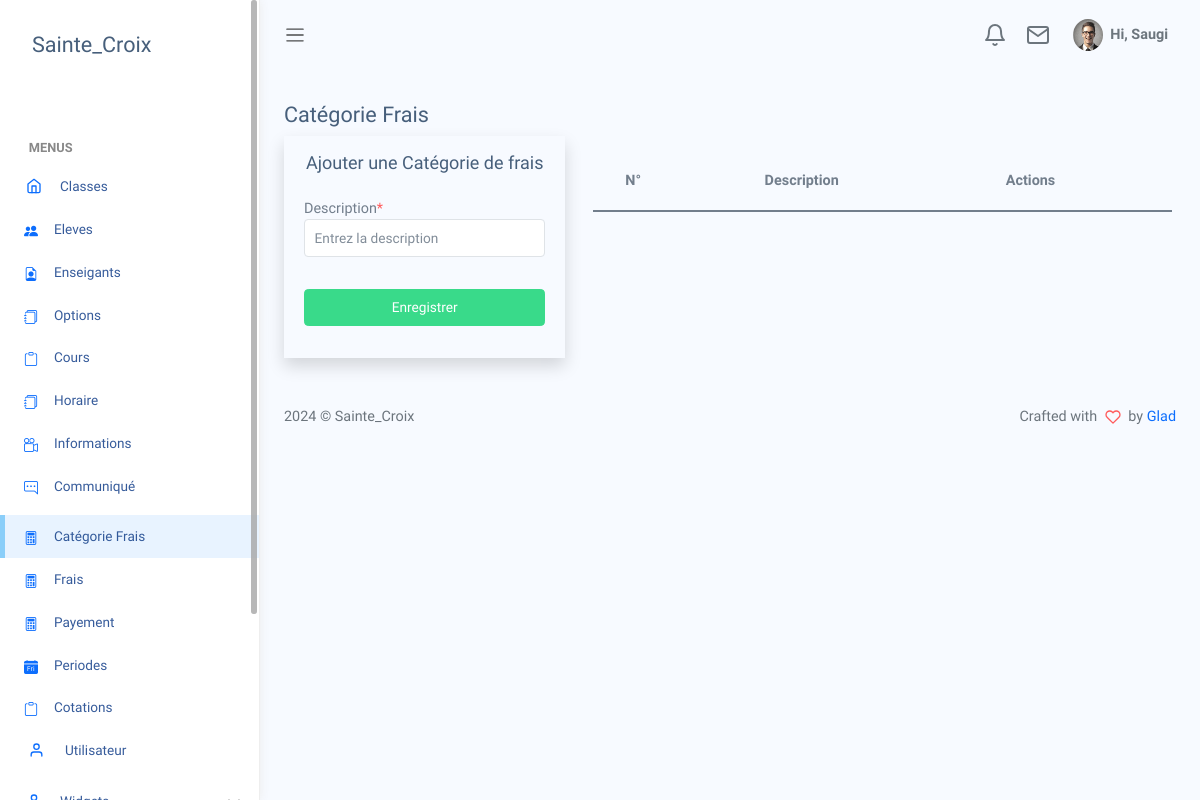
The page /views/CatFrais.php on the database as committed earlier.
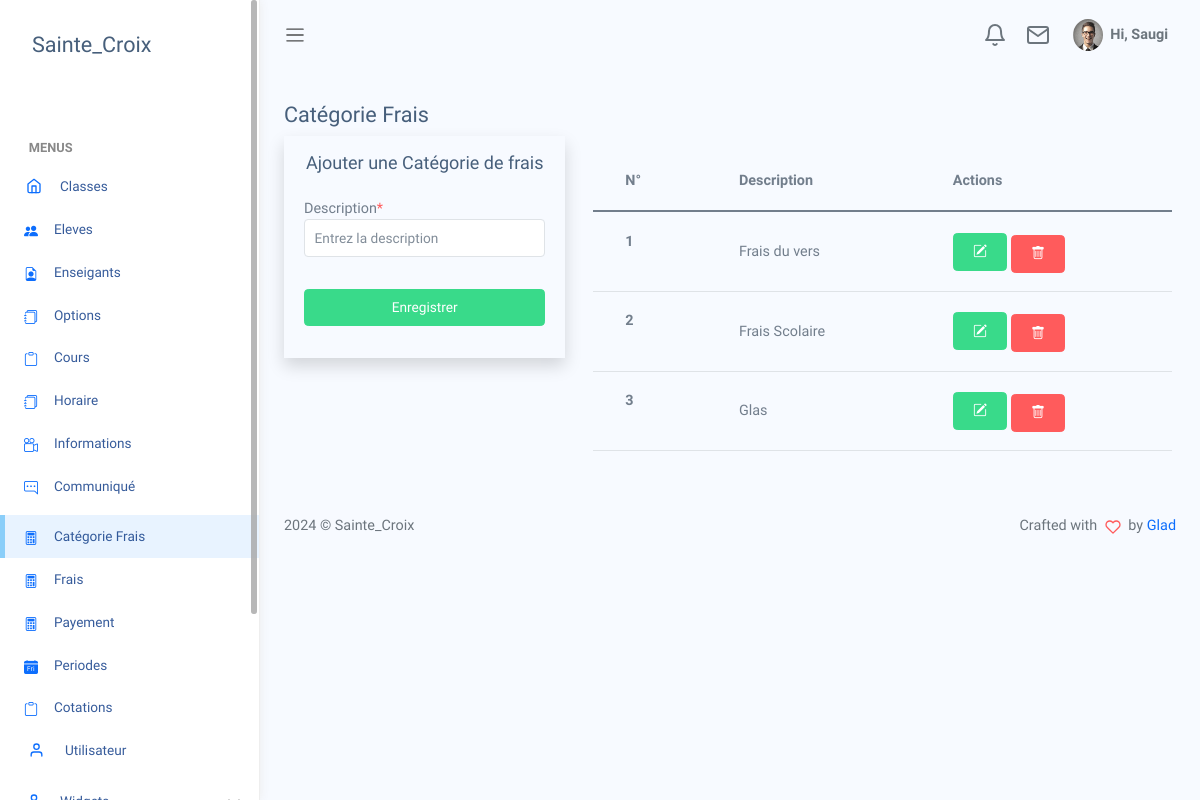
The same page on the database as committed later.
### tables this page shows
CREATE TABLE `catfrais` (
  `id` int(11) NOT NULL,
  `description` varchar(50) NOT NULL,
  `statut` int(11) NOT NULL
);

### models/select/select-CatFrais.php (called while the page is built)
<?php
    if (isset($_GET['idCatFrais'])){
        $id=$_GET['idCatFrais'];
        $getDataMod=$connexion->prepare("SELECT * FROM `catFrais` WHERE id=?");
        $getDataMod->execute([$id]);
        $tab=$getDataMod->fetch();
        $url="../models/updat/up-CatFrais-post.php?idCatFrais=".$id;
        $btn="Modifier";
        $title="Modifier une Catégorie de frais";
    }
    else{
        $url="../models/add/add-CatFrais-post.php";
        $btn="Enregistrer";
        $title="Ajouter une Catégorie de frais";
    }
    if(isset($_GET['search']) && !empty($_GET['search'])){
        $search=$_GET['search'];
        $getData=$connexion->prepare("SELECT * from client WHERE supprimer=0 AND client.nom LIKE ? OR client.postnom LIKE ? OR
        client.prenom LIKE ? OR client.genre LIKE ? OR client.adresse LIKE ? OR client.telephone LIKE ?");
        $getData->execute(["%".$search."%", "%".$search."%", "%".$search."%", "%".$search."%", "%".$search."%","%".$search."%"]);
    }
    else{
        $statut=0;
        $getData=$connexion->prepare("SELECT * from `catfrais` WHERE `statut`=?");
        $getData->execute([$statut]);
    }

### views/CatFrais.php (the view, shortened to what this page needs)
<?php
include '../connexion/connexion.php';
require_once('../models/select/select-CatFrais.php');
?>
<!DOCTYPE html>
<html lang="en">
<head>
    <?php require_once('style.php') ?>
</head>
<body>
    <div id="app">
        <?php
        require_once('aside1.php');
        ?>
        <div id="main">
            <?php require_once('navbar.php') ?>
            <div class="main-content container-fluid">
                <div class="row">
                    <div class="col-12">
                        <h4>Catégorie Frais</h4>
                    </div>
                    <div class="col-xl-4 col-lg-4 col-md-6">
                        <form action="<?= $url ?>" class="shadow p-3" method="POST">
                            <h5 class="text-center"><?= $title ?></h5>
                            <div class="row">
                                <div class="col-12 p-3">
                                    <label for="">Description<span class="text-danger">*</span></label>
                                    <input required type="text" class="form-control" name="description" placeholder="Entrez la description" <?php if (isset($_GET['idCatFrais'])) { ?>
                                        value="<?php echo $tab['description']; ?> <?php }?>">
                                </div>
                                <div class="col-12 p-3">
                                    <input type="submit" class="btn btn-success w-100" name="Valider" value="<?= $btn ?>">
                                </div>
                            </div>
                        </form>
                    </div>
                    <div class="col-xl-8 col-lg-8 col-md-6 table-responsive px-3 pt-3">
                        <table class='table table-hover' id="table1">
                            <thead>
                                <tr>
                                    <th>N°</th>
                                    <th>Description</th>
                                    <th>Actions</th>
                                </tr>
                            </thead>
                            <tbody>
                                <?php
                                $n = 0;
                                while ($idCatFrais = $getData->fetch()) {
                                    $n++;
                                ?>
                                    <tr>
                                        <th scope="row"><?= $n; ?></th>
                                        <td> <?= $idCatFrais["description"] ?></td>
                                        <td>
                                        <a href='CatFrais.php?idCatFrais=<?= $idCatFrais['id'] ?>' class="btn btn-sm btn-success">
                                            <i class="bi bi-pencil-square"></i>
                                        </a>
                                        <a onclick=" return confirm('Voulez-vous vraiment supprimer ?')" href="../models/delete/del-CatFrais-post.php?idSupCatFrais=<?= $idCatFrais['id'] ?>" class="btn btn-danger btn-sm mt-1">
                                            <i class="bi bi-trash"></i>
                                        </a>
                                    </td>
                                    </tr>
                                <?php
                                }
                                ?>
                            </tbody>
                        </table>
                    </div>
                </div>
            </div>
            <footer>
                <div class="footer clearfix mb-0 text-muted">
                    <div class="float-start">
                        <p>2024 &copy; Sainte_Croix</p>
                    </div>
                    <div class="float-end">
                        <p>Crafted with <span class='text-danger'><i data-feather="heart"></i></span> by <a href="wa.me:0997019883">Glad</a></p>
                    </div>
                </div>
            </footer>
        </div>
    </div>
</body>
</html>

Rows that differ between the two databases and show on the page:
added catfrais: description "Frais du vers"
added catfrais: description "Frais Scolaire"
added catfrais: description "Glas"
